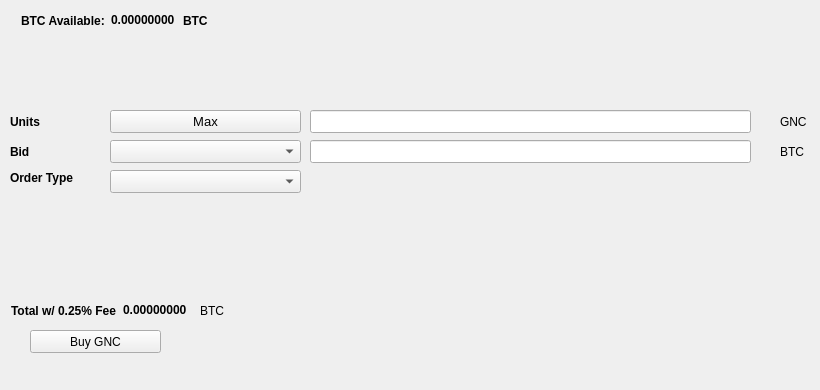
   <widget class="QWidget" name="BuyTab">
    <attribute name="title">
     <string>Buy</string>
    </attribute>
    <widget class="QPushButton" name="BuyGNC">
     <property name="geometry">
      <rect>
       <x>30</x>
       <y>330</y>
       <width>131</width>
       <height>23</height>
      </rect>
     </property>
     <property name="text">
      <string>Buy GNC</string>
     </property>
     <property name="icon">
      <iconset resource="../gncoin.qrc">
       <normaloff>:/icons/bitcoin</normaloff>:/icons/bitcoin</iconset>
     </property>
    </widget>
    <widget class="QLabel" name="label_3">
     <property name="geometry">
      <rect>
       <x>10</x>
       <y>110</y>
       <width>46</width>
       <height>23</height>
      </rect>
     </property>
     <property name="font">
      <font>
       <weight>75</weight>
       <bold>true</bold>
      </font>
     </property>
     <property name="text">
      <string>Units</string>
     </property>
    </widget>
    <widget class="QLineEdit" name="UnitsInput">
     <property name="geometry">
      <rect>
       <x>310</x>
       <y>110</y>
       <width>441</width>
       <height>23</height>
      </rect>
     </property>
     <property name="font">
      <font>
       <pointsize>9</pointsize>
       <weight>75</weight>
       <bold>true</bold>
      </font>
     </property>
    </widget>
    <widget class="QLineEdit" name="BuyBidPriceEdit">
     <property name="geometry">
      <rect>
       <x>310</x>
       <y>140</y>
       <width>441</width>
       <height>23</height>
      </rect>
     </property>
     <property name="font">
      <font>
       <pointsize>9</pointsize>
       <weight>75</weight>
       <bold>true</bold>
      </font>
     </property>
    </widget>
    <widget class="QLabel" name="label_4">
     <property name="geometry">
      <rect>
       <x>780</x>
       <y>110</y>
       <width>31</width>
       <height>23</height>
      </rect>
     </property>
     <property name="text">
      <string>GNC</string>
     </property>
    </widget>
    <widget class="QLabel" name="label_5">
     <property name="geometry">
      <rect>
       <x>780</x>
       <y>140</y>
       <width>31</width>
       <height>23</height>
      </rect>
     </property>
     <property name="text">
      <string>BTC</string>
     </property>
    </widget>
    <widget class="QLabel" name="label_6">
     <property name="geometry">
      <rect>
       <x>10</x>
       <y>140</y>
       <width>46</width>
       <height>23</height>
      </rect>
     </property>
     <property name="font">
      <font>
       <weight>75</weight>
       <bold>true</bold>
      </font>
     </property>
     <property name="text">
      <string>Bid</string>
     </property>
    </widget>
    <widget class="QLabel" name="label_7">
     <property name="geometry">
      <rect>
       <x>10</x>
       <y>170</y>
       <width>91</width>
       <height>16</height>
      </rect>
     </property>
     <property name="font">
      <font>
       <weight>75</weight>
       <bold>true</bold>
      </font>
     </property>
     <property name="text">
      <string>Order Type</string>
     </property>
    </widget>
    <widget class="QPushButton" name="Buy_Max_Amount">
     <property name="geometry">
      <rect>
       <x>110</x>
       <y>110</y>
       <width>191</width>
       <height>23</height>
      </rect>
     </property>
     <property name="font">
      <font>
       <pointsize>10</pointsize>
      </font>
     </property>
     <property name="text">
      <string>Max</string>
     </property>
    </widget>
    <widget class="QComboBox" name="BuyBidcomboBox">
     <property name="geometry">
      <rect>
       <x>110</x>
       <y>140</y>
       <width>191</width>
       <height>23</height>
      </rect>
     </property>
     <property name="font">
      <font>
       <pointsize>10</pointsize>
      </font>
     </property>
    </widget>
    <widget class="QComboBox" name="buyOrdertypeCombo">
     <property name="geometry">
      <rect>
       <x>110</x>
       <y>170</y>
       <width>191</width>
       <height>23</height>
      </rect>
     </property>
     <property name="font">
      <font>
       <pointsize>10</pointsize>
      </font>
     </property>
    </widget>
    <widget class="QWidget" name="layoutWidget1">
     <property name="geometry">
      <rect>
       <x>21</x>
       <y>11</y>
       <width>227</width>
       <height>19</height>
      </rect>
     </property>
     <layout class="QHBoxLayout" name="horizontalLayout_3">
      <item>
       <widget class="QLabel" name="label232">
        <property name="font">
         <font>
          <weight>75</weight>
          <bold>true</bold>
         </font>
        </property>
        <property name="text">
         <string>BTC Available:</string>
        </property>
       </widget>
      </item>
      <item>
       <widget class="QLabel" name="BtcAvailableLbl">
        <property name="palette">
         <palette>
          <active>
           <colorrole role="WindowText">
            <brush brushstyle="SolidPattern">
             <color alpha="255">
              <red>0</red>
              <green>0</green>
              <blue>0</blue>
             </color>
            </brush>
           </colorrole>
           <colorrole role="Button">
            <brush brushstyle="SolidPattern">
             <color alpha="255">
              <red>0</red>
              <green>170</green>
              <blue>0</blue>
             </color>
            </brush>
           </colorrole>
           <colorrole role="Light">
            <brush brushstyle="SolidPattern">
             <color alpha="255">
              <red>0</red>
              <green>255</green>
              <blue>0</blue>
             </color>
            </brush>
           </colorrole>
           <colorrole role="Midlight">
            <brush brushstyle="SolidPattern">
             <color alpha="255">
              <red>0</red>
              <green>212</green>
              <blue>0</blue>
             </color>
            </brush>
           </colorrole>
           <colorrole role="Dark">
            <brush brushstyle="SolidPattern">
             <color alpha="255">
              <red>0</red>
              <green>85</green>
              <blue>0</blue>
             </color>
            </brush>
           </colorrole>
           <colorrole role="Mid">
            <brush brushstyle="SolidPattern">
             <color alpha="255">
              <red>0</red>
              <green>113</green>
              <blue>0</blue>
             </color>
            </brush>
           </colorrole>
           <colorrole role="Text">
            <brush brushstyle="SolidPattern">
             <color alpha="255">
              <red>0</red>
              <green>170</green>
              <blue>0</blue>
             </color>
            </brush>
           </colorrole>
           <colorrole role="BrightText">
            <brush brushstyle="SolidPattern">
             <color alpha="255">
              <red>255</red>
              <green>255</green>
              <blue>255</blue>
             </color>
            </brush>
           </colorrole>
           <colorrole role="ButtonText">
            <brush brushstyle="SolidPattern">
             <color alpha="255">
              <red>0</red>
              <green>0</green>
              <blue>0</blue>
             </color>
            </brush>
           </colorrole>
           <colorrole role="Base">
            <brush brushstyle="SolidPattern">
             <color alpha="255">
              <red>255</red>
              <green>255</green>
              <blue>255</blue>
             </color>
            </brush>
           </colorrole>
           <colorrole role="Window">
            <brush brushstyle="SolidPattern">
             <color alpha="255">
              <red>0</red>
              <green>170</green>
              <blue>0</blue>
             </color>
            </brush>
           </colorrole>
           <colorrole role="Shadow">
            <brush brushstyle="SolidPattern">
             <color alpha="255">
              <red>0</red>
              <green>0</green>
              <blue>0</blue>
             </color>
            </brush>
           </colorrole>
           <colorrole role="AlternateBase">
            <brush brushstyle="SolidPattern">
             <color alpha="255">
              <red>127</red>
              <green>212</green>
              <blue>127</blue>
             </color>
            </brush>
           </colorrole>
           <colorrole role="ToolTipBase">
            <brush brushstyle="SolidPattern">
             <color alpha="255">
              <red>255</red>
              <green>255</green>
              <blue>220</blue>
             </color>
            </brush>
           </colorrole>
           <colorrole role="ToolTipText">
            <brush brushstyle="SolidPattern">
             <color alpha="255">
              <red>0</red>
              <green>0</green>
              <blue>0</blue>
             </color>
            </brush>
           </colorrole>
          </active>
          <inactive>
           <colorrole role="WindowText">
            <brush brushstyle="SolidPattern">
             <color alpha="255">
              <red>0</red>
              <green>0</green>
              <blue>0</blue>
             </color>
            </brush>
           </colorrole>
           <colorrole role="Button">
            <brush brushstyle="SolidPattern">
             <color alpha="255">
              <red>0</red>
              <green>170</green>
              <blue>0</blue>
             </color>
            </brush>
           </colorrole>
           <colorrole role="Light">
            <brush brushstyle="SolidPattern">
             <color alpha="255">
              <red>0</red>
              <green>255</green>
              <blue>0</blue>
             </color>
            </brush>
           </colorrole>
           <colorrole role="Midlight">
            <brush brushstyle="SolidPattern">
             <color alpha="255">
              <red>0</red>
              <green>212</green>
              <blue>0</blue>
             </color>
            </brush>
           </colorrole>
           <colorrole role="Dark">
            <brush brushstyle="SolidPattern">
             <color alpha="255">
              <red>0</red>
              <green>85</green>
              <blue>0</blue>
             </color>
            </brush>
           </colorrole>
           <colorrole role="Mid">
            <brush brushstyle="SolidPattern">
             <color alpha="255">
              <red>0</red>
              <green>113</green>
              <blue>0</blue>
             </color>
            </brush>
           </colorrole>
           <colorrole role="Text">
            <brush brushstyle="SolidPattern">
             <color alpha="255">
              <red>0</red>
              <green>170</green>
              <blue>0</blue>
             </color>
            </brush>
           </colorrole>
           <colorrole role="BrightText">
            <brush brushstyle="SolidPattern">
             <color alpha="255">
              <red>255</red>
              <green>255</green>
              <blue>255</blue>
             </color>
            </brush>
           </colorrole>
           <colorrole role="ButtonText">
            <brush brushstyle="SolidPattern">
             <color alpha="255">
              <red>0</red>
              <green>0</green>
              <blue>0</blue>
             </color>
            </brush>
           </colorrole>
           <colorrole role="Base">
            <brush brushstyle="SolidPattern">
             <color alpha="255">
              <red>255</red>
              <green>255</green>
              <blue>255</blue>
             </color>
            </brush>
           </colorrole>
           <colorrole role="Window">
            <brush brushstyle="SolidPattern">
             <color alpha="255">
              <red>0</red>
              <green>170</green>
              <blue>0</blue>
             </color>
            </brush>
           </colorrole>
           <colorrole role="Shadow">
            <brush brushstyle="SolidPattern">
             <color alpha="255">
              <red>0</red>
              <green>0</green>
              <blue>0</blue>
             </color>
            </brush>
           </colorrole>
           <colorrole role="AlternateBase">
            <brush brushstyle="SolidPattern">
             <color alpha="255">
              <red>127</red>
              <green>212</green>
              <blue>127</blue>
             </color>
            </brush>
           </colorrole>
           <colorrole role="ToolTipBase">
            <brush brushstyle="SolidPattern">
             <color alpha="255">
              <red>255</red>
              <green>255</green>
              <blue>220</blue>
             </color>
            </brush>
           </colorrole>
           <colorrole role="ToolTipText">
            <brush brushstyle="SolidPattern">
             <color alpha="255">
              <red>0</red>
              <green>0</green>
              <blue>0</blue>
             </color>
            </brush>
           </colorrole>
          </inactive>
          <disabled>
           <colorrole role="WindowText">
            <brush brushstyle="SolidPattern">
             <color alpha="255">
              <red>0</red>
              <green>85</green>
              <blue>0</blue>
             </color>
            </brush>
           </colorrole>
           <colorrole role="Button">
            <brush brushstyle="SolidPattern">
             <color alpha="255">
              <red>0</red>
              <green>170</green>
              <blue>0</blue>
             </color>
            </brush>
           </colorrole>
           <colorrole role="Light">
            <brush brushstyle="SolidPattern">
             <color alpha="255">
              <red>0</red>
              <green>255</green>
              <blue>0</blue>
             </color>
            </brush>
           </colorrole>
           <colorrole role="Midlight">
            <brush brushstyle="SolidPattern">
             <color alpha="255">
              <red>0</red>
              <green>212</green>
              <blue>0</blue>
             </color>
            </brush>
           </colorrole>
           <colorrole role="Dark">
            <brush brushstyle="SolidPattern">
             <color alpha="255">
              <red>0</red>
              <green>85</green>
              <blue>0</blue>
             </color>
            </brush>
           </colorrole>
           <colorrole role="Mid">
            <brush brushstyle="SolidPattern">
             <color alpha="255">
              <red>0</red>
              <green>113</green>
              <blue>0</blue>
             </color>
            </brush>
           </colorrole>
           <colorrole role="Text">
            <brush brushstyle="SolidPattern">
             <color alpha="255">
              <red>0</red>
              <green>85</green>
              <blue>0</blue>
             </color>
            </brush>
           </colorrole>
           <colorrole role="BrightText">
            <brush brushstyle="SolidPattern">
             <color alpha="255">
              <red>255</red>
              <green>255</green>
              <blue>255</blue>
             </color>
            </brush>
           </colorrole>
           <colorrole role="ButtonText">
            <brush brushstyle="SolidPattern">
             <color alpha="255">
              <red>0</red>
              <green>85</green>
              <blue>0</blue>
             </color>
            </brush>
           </colorrole>
           <colorrole role="Base">
            <brush brushstyle="SolidPattern">
             <color alpha="255">
              <red>0</red>
              <green>170</green>
              <blue>0</blue>
             </color>
            </brush>
           </colorrole>
           <colorrole role="Window">
            <brush brushstyle="SolidPattern">
             <color alpha="255">
              <red>0</red>
              <green>170</green>
              <blue>0</blue>
             </color>
            </brush>
           </colorrole>
           <colorrole role="Shadow">
            <brush brushstyle="SolidPattern">
             <color alpha="255">
              <red>0</red>
              <green>0</green>
              <blue>0</blue>
             </color>
            </brush>
           </colorrole>
           <colorrole role="AlternateBase">
            <brush brushstyle="SolidPattern">
             <color alpha="255">
              <red>0</red>
              <green>170</green>
              <blue>0</blue>
             </color>
            </brush>
           </colorrole>
           <colorrole role="ToolTipBase">
            <brush brushstyle="SolidPattern">
             <color alpha="255">
              <red>255</red>
              <green>255</green>
              <blue>220</blue>
             </color>
            </brush>
           </colorrole>
           <colorrole role="ToolTipText">
            <brush brushstyle="SolidPattern">
             <color alpha="255">
              <red>0</red>
              <green>0</green>
              <blue>0</blue>
             </color>
            </brush>
           </colorrole>
          </disabled>
         </palette>
        </property>
        <property name="font">
         <font>
          <weight>75</weight>
          <bold>true</bold>
         </font>
        </property>
        <property name="text">
         <string>0.00000000</string>
        </property>
        <property name="textInteractionFlags">
         <set>Qt::LinksAccessibleByMouse|Qt::TextSelectableByKeyboard|Qt::TextSelectableByMouse</set>
        </property>
       </widget>
      </item>
      <item>
       <widget class="QLabel" name="BtcAvailableLbl_2">
        <property name="font">
         <font>
          <weight>75</weight>
          <bold>true</bold>
         </font>
        </property>
        <property name="text">
         <string>BTC</string>
        </property>
       </widget>
      </item>
     </layout>
    </widget>
    <widget class="QWidget" name="layoutWidge2">
     <property name="geometry">
      <rect>
       <x>11</x>
       <y>301</y>
       <width>259</width>
       <height>19</height>
      </rect>
     </property>
     <layout class="QHBoxLayout" name="horizontalLayout_4">
      <item>
       <widget class="QLabel" name="label_9">
        <property name="font">
         <font>
          <weight>75</weight>
          <bold>true</bold>
         </font>
        </property>
        <property name="text">
         <string>Total w/ 0.25% Fee</string>
        </property>
       </widget>
      </item>
      <item>
       <widget class="QLabel" name="BuyCostLabel">
        <property name="palette">
         <palette>
          <active>
           <colorrole role="WindowText">
            <brush brushstyle="SolidPattern">
             <color alpha="255">
              <red>0</red>
              <green>0</green>
              <blue>0</blue>
             </color>
            </brush>
           </colorrole>
           <colorrole role="Button">
            <brush brushstyle="SolidPattern">
             <color alpha="255">
              <red>0</red>
              <green>170</green>
              <blue>0</blue>
             </color>
            </brush>
           </colorrole>
           <colorrole role="Light">
            <brush brushstyle="SolidPattern">
             <color alpha="255">
              <red>0</red>
              <green>255</green>
              <blue>0</blue>
             </color>
            </brush>
           </colorrole>
           <colorrole role="Midlight">
            <brush brushstyle="SolidPattern">
             <color alpha="255">
              <red>0</red>
              <green>212</green>
              <blue>0</blue>
             </color>
            </brush>
           </colorrole>
           <colorrole role="Dark">
            <brush brushstyle="SolidPattern">
             <color alpha="255">
              <red>0</red>
              <green>85</green>
              <blue>0</blue>
             </color>
            </brush>
           </colorrole>
           <colorrole role="Mid">
            <brush brushstyle="SolidPattern">
             <color alpha="255">
              <red>0</red>
              <green>113</green>
              <blue>0</blue>
             </color>
            </brush>
           </colorrole>
           <colorrole role="Text">
            <brush brushstyle="SolidPattern">
             <color alpha="255">
              <red>0</red>
              <green>170</green>
              <blue>0</blue>
             </color>
            </brush>
           </colorrole>
           <colorrole role="BrightText">
            <brush brushstyle="SolidPattern">
             <color alpha="255">
              <red>255</red>
              <green>255</green>
              <blue>255</blue>
             </color>
            </brush>
           </colorrole>
           <colorrole role="ButtonText">
            <brush brushstyle="SolidPattern">
             <color alpha="255">
              <red>0</red>
              <green>0</green>
              <blue>0</blue>
             </color>
            </brush>
           </colorrole>
           <colorrole role="Base">
            <brush brushstyle="SolidPattern">
             <color alpha="255">
              <red>255</red>
              <green>255</green>
              <blue>255</blue>
             </color>
            </brush>
           </colorrole>
           <colorrole role="Window">
            <brush brushstyle="SolidPattern">
             <color alpha="255">
              <red>0</red>
              <green>170</green>
              <blue>0</blue>
             </color>
            </brush>
           </colorrole>
           <colorrole role="Shadow">
            <brush brushstyle="SolidPattern">
             <color alpha="255">
              <red>0</red>
              <green>0</green>
              <blue>0</blue>
             </color>
            </brush>
           </colorrole>
           <colorrole role="AlternateBase">
            <brush brushstyle="SolidPattern">
             <color alpha="255">
              <red>127</red>
              <green>212</green>
              <blue>127</blue>
             </color>
            </brush>
           </colorrole>
           <colorrole role="ToolTipBase">
            <brush brushstyle="SolidPattern">
             <color alpha="255">
              <red>255</red>
              <green>255</green>
              <blue>220</blue>
             </color>
            </brush>
           </colorrole>
           <colorrole role="ToolTipText">
            <brush brushstyle="SolidPattern">
             <color alpha="255">
              <red>0</red>
              <green>0</green>
              <blue>0</blue>
             </color>
            </brush>
           </colorrole>
          </active>
          <inactive>
           <colorrole role="WindowText">
            <brush brushstyle="SolidPattern">
             <color alpha="255">
              <red>0</red>
              <green>0</green>
              <blue>0</blue>
             </color>
            </brush>
           </colorrole>
           <colorrole role="Button">
            <brush brushstyle="SolidPattern">
             <color alpha="255">
              <red>0</red>
              <green>170</green>
              <blue>0</blue>
             </color>
            </brush>
           </colorrole>
           <colorrole role="Light">
            <brush brushstyle="SolidPattern">
             <color alpha="255">
              <red>0</red>
              <green>255</green>
              <blue>0</blue>
             </color>
            </brush>
           </colorrole>
           <colorrole role="Midlight">
            <brush brushstyle="SolidPattern">
             <color alpha="255">
              <red>0</red>
              <green>212</green>
              <blue>0</blue>
             </color>
            </brush>
           </colorrole>
           <colorrole role="Dark">
            <brush brushstyle="SolidPattern">
             <color alpha="255">
              <red>0</red>
              <green>85</green>
              <blue>0</blue>
             </color>
            </brush>
           </colorrole>
           <colorrole role="Mid">
            <brush brushstyle="SolidPattern">
             <color alpha="255">
              <red>0</red>
              <green>113</green>
              <blue>0</blue>
             </color>
            </brush>
           </colorrole>
           <colorrole role="Text">
            <brush brushstyle="SolidPattern">
             <color alpha="255">
              <red>0</red>
              <green>170</green>
              <blue>0</blue>
             </color>
            </brush>
           </colorrole>
           <colorrole role="BrightText">
            <brush brushstyle="SolidPattern">
             <color alpha="255">
              <red>255</red>
              <green>255</green>
              <blue>255</blue>
             </color>
            </brush>
           </colorrole>
           <colorrole role="ButtonText">
            <brush brushstyle="SolidPattern">
             <color alpha="255">
              <red>0</red>
              <green>0</green>
              <blue>0</blue>
             </color>
            </brush>
           </colorrole>
           <colorrole role="Base">
            <brush brushstyle="SolidPattern">
             <color alpha="255">
              <red>255</red>
              <green>255</green>
              <blue>255</blue>
             </color>
            </brush>
           </colorrole>
           <colorrole role="Window">
            <brush brushstyle="SolidPattern">
             <color alpha="255">
              <red>0</red>
              <green>170</green>
              <blue>0</blue>
             </color>
            </brush>
           </colorrole>
           <colorrole role="Shadow">
            <brush brushstyle="SolidPattern">
             <color alpha="255">
              <red>0</red>
              <green>0</green>
              <blue>0</blue>
             </color>
            </brush>
           </colorrole>
           <colorrole role="AlternateBase">
            <brush brushstyle="SolidPattern">
             <color alpha="255">
              <red>127</red>
              <green>212</green>
              <blue>127</blue>
             </color>
            </brush>
           </colorrole>
           <colorrole role="ToolTipBase">
            <brush brushstyle="SolidPattern">
             <color alpha="255">
              <red>255</red>
              <green>255</green>
              <blue>220</blue>
             </color>
            </brush>
           </colorrole>
           <colorrole role="ToolTipText">
            <brush brushstyle="SolidPattern">
             <color alpha="255">
              <red>0</red>
              <green>0</green>
              <blue>0</blue>
             </color>
            </brush>
           </colorrole>
          </inactive>
          <disabled>
           <colorrole role="WindowText">
            <brush brushstyle="SolidPattern">
             <color alpha="255">
              <red>0</red>
              <green>85</green>
              <blue>0</blue>
             </color>
            </brush>
           </colorrole>
           <colorrole role="Button">
            <brush brushstyle="SolidPattern">
             <color alpha="255">
              <red>0</red>
              <green>170</green>
              <blue>0</blue>
             </color>
            </brush>
           </colorrole>
           <colorrole role="Light">
            <brush brushstyle="SolidPattern">
             <color alpha="255">
              <red>0</red>
              <green>255</green>
              <blue>0</blue>
             </color>
            </brush>
           </colorrole>
           <colorrole role="Midlight">
            <brush brushstyle="SolidPattern">
             <color alpha="255">
              <red>0</red>
              <green>212</green>
              <blue>0</blue>
             </color>
            </brush>
           </colorrole>
           <colorrole role="Dark">
            <brush brushstyle="SolidPattern">
             <color alpha="255">
              <red>0</red>
              <green>85</green>
              <blue>0</blue>
             </color>
            </brush>
           </colorrole>
           <colorrole role="Mid">
            <brush brushstyle="SolidPattern">
             <color alpha="255">
              <red>0</red>
              <green>113</green>
              <blue>0</blue>
             </color>
            </brush>
           </colorrole>
           <colorrole role="Text">
            <brush brushstyle="SolidPattern">
             <color alpha="255">
              <red>0</red>
              <green>85</green>
              <blue>0</blue>
             </color>
            </brush>
           </colorrole>
           <colorrole role="BrightText">
            <brush brushstyle="SolidPattern">
             <color alpha="255">
              <red>255</red>
              <green>255</green>
              <blue>255</blue>
             </color>
            </brush>
           </colorrole>
           <colorrole role="ButtonText">
            <brush brushstyle="SolidPattern">
             <color alpha="255">
              <red>0</red>
              <green>85</green>
              <blue>0</blue>
             </color>
            </brush>
           </colorrole>
           <colorrole role="Base">
            <brush brushstyle="SolidPattern">
             <color alpha="255">
              <red>0</red>
              <green>170</green>
              <blue>0</blue>
             </color>
            </brush>
           </colorrole>
           <colorrole role="Window">
            <brush brushstyle="SolidPattern">
             <color alpha="255">
              <red>0</red>
              <green>170</green>
              <blue>0</blue>
             </color>
            </brush>
           </colorrole>
           <colorrole role="Shadow">
            <brush brushstyle="SolidPattern">
             <color alpha="255">
              <red>0</red>
              <green>0</green>
              <blue>0</blue>
             </color>
            </brush>
           </colorrole>
           <colorrole role="AlternateBase">
            <brush brushstyle="SolidPattern">
             <color alpha="255">
              <red>0</red>
              <green>170</green>
              <blue>0</blue>
             </color>
            </brush>
           </colorrole>
           <colorrole role="ToolTipBase">
            <brush brushstyle="SolidPattern">
             <color alpha="255">
              <red>255</red>
              <green>255</green>
              <blue>220</blue>
             </color>
            </brush>
           </colorrole>
           <colorrole role="ToolTipText">
            <brush brushstyle="SolidPattern">
             <color alpha="255">
              <red>0</red>
              <green>0</green>
              <blue>0</blue>
             </color>
            </brush>
           </colorrole>
          </disabled>
         </palette>
        </property>
        <property name="font">
         <font>
          <weight>75</weight>
          <bold>true</bold>
         </font>
        </property>
        <property name="autoFillBackground">
         <bool>false</bool>
        </property>
        <property name="text">
         <string>0.00000000</string>
        </property>
        <property name="textInteractionFlags">
         <set>Qt::LinksAccessibleByMouse|Qt::TextSelectableByMouse</set>
        </property>
       </widget>
      </item>
      <item>
       <widget class="QLabel" name="label_10">
        <property name="font">
         <font>
          <weight>50</weight>
          <bold>false</bold>
         </font>
        </property>
        <property name="text">
         <string>BTC</string>
        </property>
       </widget>
      </item>
     </layout>
    </widget>
    <widget class="QLabel" name="label_24">
     <property name="geometry">
      <rect>
       <x>460</x>
       <y>300</y>
       <width>281</width>
       <height>81</height>
      </rect>
     </property>
     <property name="text">
      <string/>
     </property>
     <property name="pixmap">
      <pixmap>:/images/bittrex</pixmap>
     </property>
    </widget>
   </widget>
